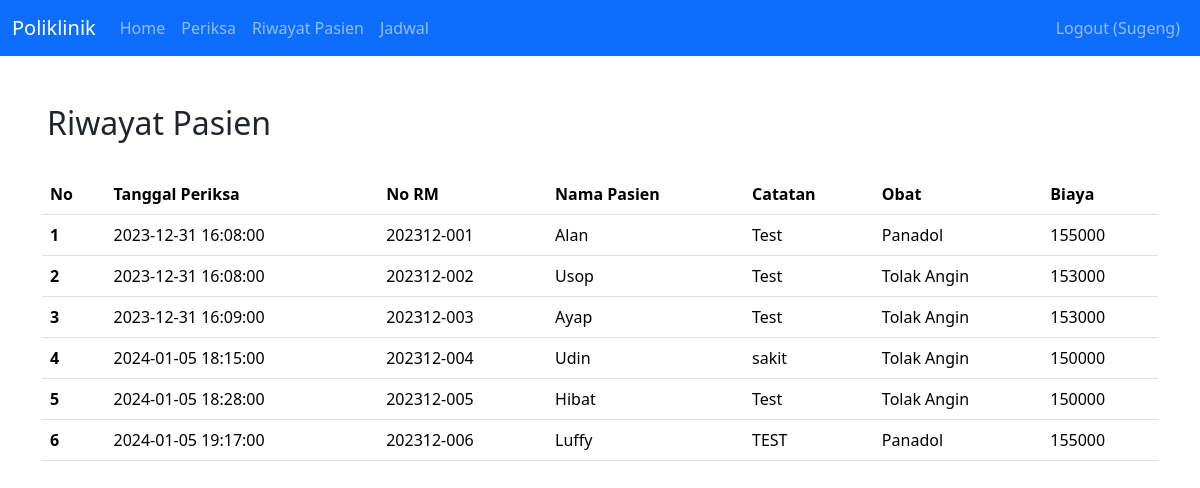
The page /index.php?page=riwayatPasien (signed in) on the database its author committed.
### tables this page shows
CREATE TABLE `daftar_poli` (
  `id` int(11) NOT NULL,
  `id_pasien` int(11) NOT NULL,
  `id_jadwal` int(11) NOT NULL,
  `keluhan` text NOT NULL,
  `no_antrian` int(11) NOT NULL
);

CREATE TABLE `periksa` (
  `id` int(11) NOT NULL,
  `id_daftar_poli` int(11) NOT NULL,
  `tgl_periksa` datetime NOT NULL,
  `catatan` text NOT NULL,
  `biaya_periksa` int(11) NOT NULL
);

CREATE TABLE `pasien` (
  `id` int(11) NOT NULL,
  `nama` varchar(255) NOT NULL,
  `alamat` varchar(255) NOT NULL,
  `no_ktp` varchar(255) NOT NULL,
  `no_hp` varchar(50) NOT NULL,
  `no_rm` varchar(25) NOT NULL
);

CREATE TABLE `obat` (
  `id` int(11) NOT NULL,
  `nama_obat` varchar(50) NOT NULL,
  `kemasan` varchar(35) NOT NULL,
  `harga` int(11) NOT NULL
);

### riwayatPasien.php (the view, shortened to what this page needs)
<h2 class="row mt-5" style="margin-left: 5px">Riwayat Pasien</h2>
<br>
<table class="table table-hover">
    <thead>
        <tr>
            <th scope="col">No</th>
            <th scope="col">Tanggal Periksa</th>
            <th scope="col">No RM</th>
            <th scope="col">Nama Pasien</th>
            <th scope="col">Catatan</th>
            <th scope="col">Obat</th>
            <th scope="col">Biaya</th>
        </tr>
    </thead>
    <tbody>
        <?php
        $result = mysqli_query($mysqli, "SELECT periksa.*, pasien.nama AS nama_pasien, pasien.no_rm AS no_rm, obat.nama_obat AS nama_obat, detail_periksa.id_obat AS id_obat, daftar_poli.id AS id_dapol, dokter.nama AS nama_dokter, jadwal_periksa.id_dokter AS id_dokter FROM daftar_poli, detail_periksa, pasien, obat, dokter, jadwal_periksa INNER JOIN periksa WHERE pasien.id = daftar_poli.id_pasien && detail_periksa.id_obat = obat.id && periksa.id_daftar_poli = daftar_poli.id && periksa.id = detail_periksa.id_periksa && jadwal_periksa.id_dokter = dokter.id && jadwal_periksa.id = daftar_poli.id_jadwal  && dokter.nama = '". $_SESSION['nip'] ."'");
        $no = 1;
        while ($data = mysqli_fetch_array($result)) {
        ?>
            <tr>
                <th scope="row"><?php echo $no++ ?></th>
                <td><?php echo $data['tgl_periksa'] ?></td>
                <td><?php echo $data['no_rm'] ?></td>
                <td><?php echo $data['nama_pasien'] ?></td>
                <td><?php echo $data['catatan'] ?></td>
                <td><?php echo $data['nama_obat'] ?></td>
                <td><?php echo $data['biaya_periksa'] ?></td>
            </tr>
        <?php
        }
        ?>
    </tbody>
</table>

### rows shown on the page
daftar_poli: periksa.tgl_periksa "2023-12-31 16:08:00", id_pasien.no_rm "202312-001", id_pasien.nama "Alan", periksa.catatan "Test", obat.nama_obat "Panadol", periksa.biaya_periksa "155000"
daftar_poli: periksa.tgl_periksa "2023-12-31 16:08:00", id_pasien.no_rm "202312-002", id_pasien.nama "Usop", periksa.catatan "Test", obat.nama_obat "Tolak Angin", periksa.biaya_periksa "153000"
daftar_poli: periksa.tgl_periksa "2023-12-31 16:09:00", id_pasien.no_rm "202312-003", id_pasien.nama "Ayap", periksa.catatan "Test", obat.nama_obat "Tolak Angin", periksa.biaya_periksa "153000"
daftar_poli: periksa.tgl_periksa "2024-01-05 18:15:00", id_pasien.no_rm "202312-004", id_pasien.nama "Udin", periksa.catatan "sakit", obat.nama_obat "Tolak Angin", periksa.biaya_periksa "150000"
daftar_poli: periksa.tgl_periksa "2024-01-05 18:28:00", id_pasien.no_rm "202312-005", id_pasien.nama "Hibat", periksa.catatan "Test", obat.nama_obat "Tolak Angin", periksa.biaya_periksa "150000"
daftar_poli: periksa.tgl_periksa "2024-01-05 19:17:00", id_pasien.no_rm "202312-006", id_pasien.nama "Luffy", periksa.catatan "TEST", obat.nama_obat "Panadol", periksa.biaya_periksa "155000"

### other values the page prints
$_SESSION['nip'] "Sugeng"
